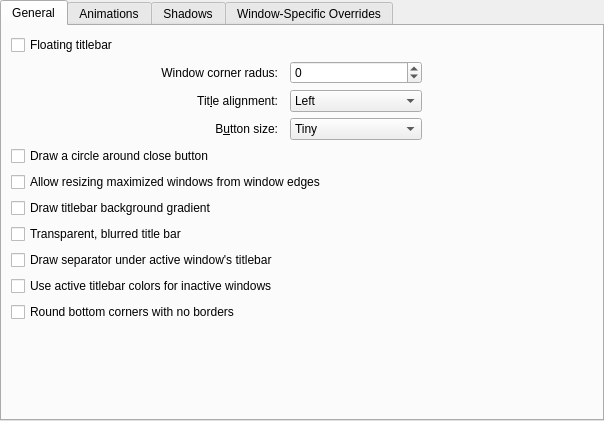
<?xml version="1.0" encoding="UTF-8"?>
<ui version="4.0">
 <class>DarklyConfigurationUI</class>
 <widget class="QWidget" name="DarklyConfigurationUI">
  <property name="geometry">
   <rect>
    <x>0</x>
    <y>0</y>
    <width>604</width>
    <height>421</height>
   </rect>
  </property>
  <layout class="QVBoxLayout" name="verticalLayout">
   <property name="margin" stdset="0">
    <number>0</number>
   </property>
   <item>
    <widget class="QTabWidget" name="tabWidget">
     <property name="currentIndex">
      <number>0</number>
     </property>
     <widget class="QWidget" name="tab">
      <attribute name="title">
       <string>General</string>
      </attribute>
      <layout class="QGridLayout" name="gridLayout_4">
       <item row="2" column="3">
        <widget class="QComboBox" name="titleAlignment">
         <item>
          <property name="text">
           <string>Left</string>
          </property>
         </item>
         <item>
          <property name="text">
           <string>Center</string>
          </property>
         </item>
         <item>
          <property name="text">
           <string>Center (Full Width)</string>
          </property>
         </item>
         <item>
          <property name="text">
           <string>Right</string>
          </property>
         </item>
        </widget>
       </item>
       <item row="10" column="1" colspan="3">
        <widget class="QCheckBox" name="roundedCorners">
         <property name="text">
          <string>Round bottom corners with no borders</string>
         </property>
        </widget>
       </item>
       <item row="7" column="1" colspan="4">
        <widget class="QCheckBox" name="blurTransparentTitleBar">
         <property name="toolTip">
          <string>Make the title bar translucent and blurred, matched to the toolbar opacity so the top of the window is seamless.</string>
         </property>
         <property name="text">
          <string>Transparent, blurred title bar</string>
         </property>
        </widget>
       </item>
       <item row="5" column="1" colspan="4">
        <widget class="QCheckBox" name="drawBorderOnMaximizedWindows">
         <property name="text">
          <string>Allow resizing maximized windows from window edges</string>
         </property>
        </widget>
       </item>
       <item row="6" column="1" colspan="4">
        <widget class="QCheckBox" name="drawBackgroundGradient">
         <property name="text">
          <string>Draw titlebar background gradient</string>
         </property>
        </widget>
       </item>
       <item row="8" column="1" colspan="4">
        <widget class="QCheckBox" name="drawTitleBarSeparator">
         <property name="text">
          <string>Draw separator under active window's titlebar</string>
         </property>
        </widget>
       </item>
       <item row="3" column="1">
        <widget class="QLabel" name="label_4">
         <property name="text">
          <string>B&amp;utton size:</string>
         </property>
         <property name="alignment">
          <set>Qt::AlignmentFlag::AlignRight|Qt::AlignmentFlag::AlignTrailing|Qt::AlignmentFlag::AlignVCenter</set>
         </property>
         <property name="buddy">
          <cstring>buttonSize</cstring>
         </property>
        </widget>
       </item>
       <item row="0" column="1">
        <widget class="QCheckBox" name="floatingTitlebar">
         <property name="text">
          <string>Floating titlebar</string>
         </property>
        </widget>
       </item>
       <item row="2" column="1">
        <widget class="QLabel" name="label_3">
         <property name="text">
          <string>Tit&amp;le alignment:</string>
         </property>
         <property name="alignment">
          <set>Qt::AlignmentFlag::AlignRight|Qt::AlignmentFlag::AlignTrailing|Qt::AlignmentFlag::AlignVCenter</set>
         </property>
         <property name="buddy">
          <cstring>titleAlignment</cstring>
         </property>
        </widget>
       </item>
       <item row="4" column="1" colspan="4">
        <widget class="QCheckBox" name="outlineCloseButton">
         <property name="text">
          <string>Draw a circle around close button</string>
         </property>
        </widget>
       </item>
       <item row="13" column="1" colspan="4">
        <spacer name="verticalSpacer">
         <property name="orientation">
          <enum>Qt::Orientation::Vertical</enum>
         </property>
         <property name="sizeHint" stdset="0">
          <size>
           <width>20</width>
           <height>40</height>
          </size>
         </property>
        </spacer>
       </item>
       <item row="2" column="4">
        <spacer name="horizontalSpacer">
         <property name="orientation">
          <enum>Qt::Orientation::Horizontal</enum>
         </property>
         <property name="sizeHint" stdset="0">
          <size>
           <width>40</width>
           <height>20</height>
          </size>
         </property>
        </spacer>
       </item>
       <item row="1" column="3">
        <widget class="QSpinBox" name="otherCornerRadius">
         <property name="minimum">
          <number>-1</number>
         </property>
         <property name="maximum">
          <number>8</number>
         </property>
        </widget>
       </item>
       <item row="3" column="3">
        <widget class="QComboBox" name="buttonSize">
         <item>
          <property name="text">
           <string>Tiny</string>
          </property>
         </item>
         <item>
          <property name="text">
           <string comment="@item:inlistbox Button size:">Small</string>
          </property>
         </item>
         <item>
          <property name="text">
           <string comment="@item:inlistbox Button size:">Medium</string>
          </property>
         </item>
         <item>
          <property name="text">
           <string comment="@item:inlistbox Button size:">Large</string>
          </property>
         </item>
         <item>
          <property name="text">
           <string comment="@item:inlistbox Button size:">Very Large</string>
          </property>
         </item>
        </widget>
       </item>
       <item row="1" column="1">
        <widget class="QLabel" name="label_6">
         <property name="text">
          <string>Window corner radus:</string>
         </property>
         <property name="alignment">
          <set>Qt::AlignmentFlag::AlignRight|Qt::AlignmentFlag::AlignTrailing|Qt::AlignmentFlag::AlignVCenter</set>
         </property>
        </widget>
       </item>
       <item row="9" column="1">
        <widget class="QCheckBox" name="matchInactiveTitleBar">
         <property name="toolTip">
          <string>Keep the titlebar background and text colors identical whether the window is focused or not, so unfocused windows don't appear lighter or more transparent.</string>
         </property>
         <property name="text">
          <string>Use active titlebar colors for inactive windows</string>
         </property>
        </widget>
       </item>
      </layout>
     </widget>
     <widget class="QWidget" name="tab_2">
      <attribute name="title">
       <string>Animations</string>
      </attribute>
      <layout class="QGridLayout" name="gridLayout_5">
       <item row="1" column="0">
        <widget class="QLabel" name="animationsDurationLabel">
         <property name="enabled">
          <bool>false</bool>
         </property>
         <property name="text">
          <string>Anima&amp;tions duration:</string>
         </property>
         <property name="alignment">
          <set>Qt::AlignmentFlag::AlignRight|Qt::AlignmentFlag::AlignTrailing|Qt::AlignmentFlag::AlignVCenter</set>
         </property>
         <property name="buddy">
          <cstring>animationsDuration</cstring>
         </property>
        </widget>
       </item>
       <item row="1" column="1">
        <widget class="QSpinBox" name="animationsDuration">
         <property name="enabled">
          <bool>false</bool>
         </property>
         <property name="suffix">
          <string> ms</string>
         </property>
         <property name="maximum">
          <number>500</number>
         </property>
        </widget>
       </item>
       <item row="1" column="2">
        <spacer name="horizontalSpacer_4">
         <property name="orientation">
          <enum>Qt::Orientation::Horizontal</enum>
         </property>
         <property name="sizeHint" stdset="0">
          <size>
           <width>40</width>
           <height>20</height>
          </size>
         </property>
        </spacer>
       </item>
       <item row="0" column="0" colspan="3">
        <widget class="QCheckBox" name="animationsEnabled">
         <property name="text">
          <string>Enable animations</string>
         </property>
        </widget>
       </item>
       <item row="2" column="0" colspan="3">
        <spacer name="verticalSpacer_2">
         <property name="orientation">
          <enum>Qt::Orientation::Vertical</enum>
         </property>
         <property name="sizeHint" stdset="0">
          <size>
           <width>20</width>
           <height>40</height>
          </size>
         </property>
        </spacer>
       </item>
      </layout>
     </widget>
     <widget class="QWidget" name="tab_4">
      <attribute name="title">
       <string>Shadows</string>
      </attribute>
      <layout class="QGridLayout" name="gridLayout">
       <item row="0" column="1">
        <widget class="QLabel" name="label">
         <property name="text">
          <string>Si&amp;ze:</string>
         </property>
         <property name="buddy">
          <cstring>shadowSize</cstring>
         </property>
        </widget>
       </item>
       <item row="2" column="2">
        <widget class="KColorButton" name="shadowColor"/>
       </item>
       <item row="1" column="3">
        <spacer name="horizontalSpacer_5">
         <property name="orientation">
          <enum>Qt::Orientation::Horizontal</enum>
         </property>
         <property name="sizeHint" stdset="0">
          <size>
           <width>40</width>
           <height>20</height>
          </size>
         </property>
        </spacer>
       </item>
       <item row="0" column="2">
        <widget class="QComboBox" name="shadowSize">
         <item>
          <property name="text">
           <string comment="@item:inlistbox Button size:">None</string>
          </property>
         </item>
         <item>
          <property name="text">
           <string comment="@item:inlistbox Button size:">Small</string>
          </property>
         </item>
         <item>
          <property name="text">
           <string comment="@item:inlistbox Button size:">Medium</string>
          </property>
         </item>
         <item>
          <property name="text">
           <string comment="@item:inlistbox Button size:">Large</string>
          </property>
         </item>
         <item>
          <property name="text">
           <string comment="@item:inlistbox Button size:">Very Large</string>
          </property>
         </item>
        </widget>
       </item>
       <item row="2" column="1">
        <widget class="QLabel" name="label_5">
         <property name="text">
          <string>Color:</string>
         </property>
        </widget>
       </item>
       <item row="1" column="1">
        <widget class="QLabel" name="label_2">
         <property name="text">
          <string comment="strength of the shadow (from transparent to opaque)">S&amp;trength:</string>
         </property>
         <property name="buddy">
          <cstring>shadowStrength</cstring>
         </property>
        </widget>
       </item>
       <item row="1" column="2">
        <widget class="QSpinBox" name="shadowStrength">
         <property name="suffix">
          <string>%</string>
         </property>
         <property name="minimum">
          <number>10</number>
         </property>
         <property name="maximum">
          <number>100</number>
         </property>
        </widget>
       </item>
       <item row="4" column="0" colspan="4">
        <spacer name="verticalSpacer_3">
         <property name="orientation">
          <enum>Qt::Orientation::Vertical</enum>
         </property>
         <property name="sizeHint" stdset="0">
          <size>
           <width>20</width>
           <height>40</height>
          </size>
         </property>
        </spacer>
       </item>
      </layout>
     </widget>
     <widget class="QWidget" name="tab_3">
      <attribute name="title">
       <string>Window-Specific Overrides</string>
      </attribute>
      <layout class="QVBoxLayout" name="verticalLayout_3">
       <item>
        <widget class="Darkly::ExceptionListWidget" name="exceptions" native="true">
         <property name="sizePolicy">
          <sizepolicy hsizetype="Preferred" vsizetype="Expanding">
           <horstretch>0</horstretch>
           <verstretch>0</verstretch>
          </sizepolicy>
         </property>
        </widget>
       </item>
      </layout>
     </widget>
    </widget>
   </item>
  </layout>
 </widget>
 <customwidgets>
  <customwidget>
   <class>KColorButton</class>
   <extends>QPushButton</extends>
   <header>kcolorbutton.h</header>
  </customwidget>
  <customwidget>
   <class>Darkly::ExceptionListWidget</class>
   <extends>QWidget</extends>
   <header>config/darklyexceptionlistwidget.h</header>
   <container>1</container>
  </customwidget>
 </customwidgets>
 <tabstops>
  <tabstop>tabWidget</tabstop>
  <tabstop>titleAlignment</tabstop>
  <tabstop>buttonSize</tabstop>
  <tabstop>outlineCloseButton</tabstop>
  <tabstop>drawBorderOnMaximizedWindows</tabstop>
  <tabstop>drawBackgroundGradient</tabstop>
  <tabstop>drawTitleBarSeparator</tabstop>
  <tabstop>animationsEnabled</tabstop>
  <tabstop>animationsDuration</tabstop>
 </tabstops>
 <resources/>
 <connections>
  <connection>
   <sender>animationsEnabled</sender>
   <signal>toggled(bool)</signal>
   <receiver>animationsDurationLabel</receiver>
   <slot>setEnabled(bool)</slot>
   <hints>
    <hint type="sourcelabel">
     <x>34</x>
     <y>194</y>
    </hint>
    <hint type="destinationlabel">
     <x>84</x>
     <y>221</y>
    </hint>
   </hints>
  </connection>
  <connection>
   <sender>animationsEnabled</sender>
   <signal>toggled(bool)</signal>
   <receiver>animationsDuration</receiver>
   <slot>setEnabled(bool)</slot>
   <hints>
    <hint type="sourcelabel">
     <x>108</x>
     <y>194</y>
    </hint>
    <hint type="destinationlabel">
     <x>141</x>
     <y>229</y>
    </hint>
   </hints>
  </connection>
 </connections>
</ui>
